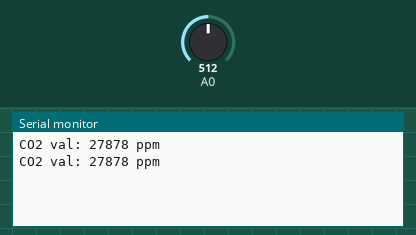
Bench run of a sketch on a simulated Arduino Uno, built with avr-gcc and run on an emulated ATmega328P. Parts: the last lines printed to the serial monitor. The test bench sets the inputs (shaded band); at power-on: A0 = 512.

Above: at 1.8 s.
1.9 s: A0 set to 716
At 2.6 s:
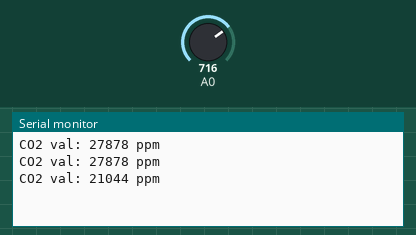
3.4 s: A0 set to 900
At 4.8 s:
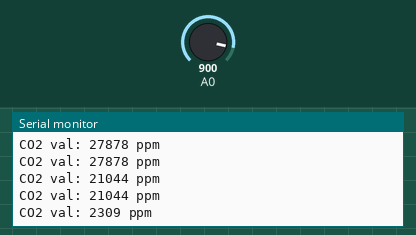
Timing chart, 0 to 6.4 s (numbered marks = the images above; inputs shaded):
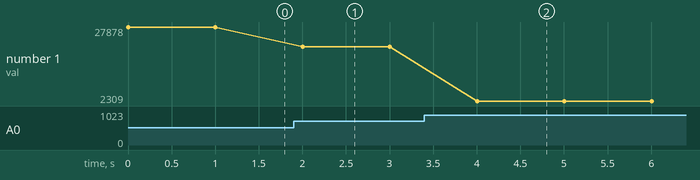

The sketch:

TestMQ135.ino
```cpp
// Define input voltage
#define VOLTAGE 3.3
/// The load resistance on the board
#define RLOAD 10.0
/// Calibration resistance at atmospheric CO2 level
#define RZERO 76.63
/// Parameters for calculating ppm of CO2 from sensor resistance
#define PARA 116.6020682
#define PARB 2.769034857

/// Parameters to model temperature and humidity dependence
#define CORA 0.00035
#define CORB 0.02718
#define CORC 1.39538
#define CORD 0.0018

/// Atmospheric CO2 level for calibration purposes
#define ATMOCO2 397.13

void setup()
{
  Serial.begin(9600);
}

void loop()
{
  float sensorValue;
  float resistance;
  float ppm;

  sensorValue = analogRead(A0);

  resistance =  ((1023./(float)sensorValue) * VOLTAGE - 1.)*RLOAD;
  ppm = PARA * pow((resistance/RZERO), -PARB)*100;

  Serial.print("CO2 val: ");
  Serial.print((int)ppm);
  Serial.println(" ppm");

  delay(1000);
}
```

Measured:
- after the input at 1.9 s, the serial monitor: prints a new line after 0.10 s (image 1)
- after the input at 3.4 s, the serial monitor: prints a new line after 0.60 s (image 2)
- plotted number 1: 27878 → 21044 after the input at 1.9 s, 21044 → 2309 after the input at 3.4 s
